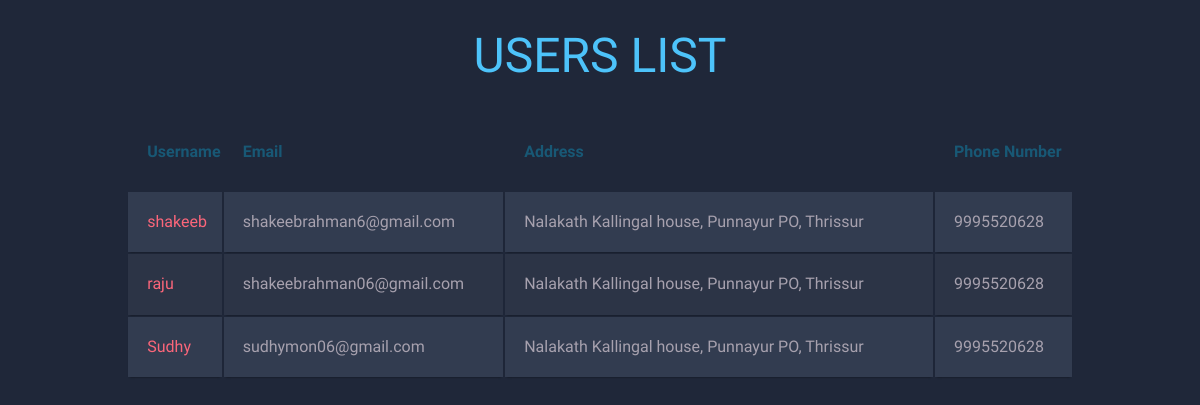
/u_list/, run on the app's committed database.
### main/models.py (models this page shows)
class reg(models.Model):
    username=models.OneToOneField(User,on_delete=models.CASCADE,related_name='profile')
    email=models.CharField(max_length=30)
    psw=models.CharField(max_length=30)
    address=models.CharField(max_length=50)
    phone=models.IntegerField()

### main/views.py (the view)
# urls.py: path('u_list/',views.u_list,name='u_list'),
def u_list(request):
    data=reg.objects.all()
    return render(request,'u_list.html',{'data':data})

### main/templates/u_list.html (shortened to what this page needs)
<!DOCTYPE html>
<html lang="en">
<head>
  <h1>USERS LIST </h1>
<table class="container">
	<thead>
		<tr>
			<th><h1>Username</h1></th>
			<th><h1>Email</h1></th>
			<th><h1>Address</h1></th>
			<th><h1>Phone Number</h1></th>
		</tr>
	</thead>
	<tbody>
    {% for i in data %}
		<tr>
			<td>{{i.username}}</td>
			<td>{{i.email}}</td>
      <td>{{i.address}}</td>
			<td>{{i.phone}}</td>
      </tr>
      {% endfor %}
	</tbody>
</table>
</body>
</html>

### main/templates/u_list.html (style rules this page uses)
h1 { font-size:3em; font-weight: 300; line-height:1em; text-align: center; color: #4DC3FA; }
.container th h1 { font-weight: bold; font-size: 1em; text-align: left; color: #185875; }
.container td { font-weight: normal; font-size: 1em; -webkit-box-shadow: 0 2px 2px -2px #0E1119; -moz-box-shadow: 0 2px 2px -2px #0E1119; box-shadow: 0 2px 2px -2px #0E1119; }
.container { text-align: left; overflow: hidden; width: 80%; margin: 0 auto; display: table; padding: 0 0 8em 0; }
.container td, .container th { padding-bottom: 2%; padding-top: 2%; padding-left:2%; }
.container tr:nth-child(odd) { background-color: #323C50; }
.container tr:nth-child(even) { background-color: #2C3446; }
.container th { background-color: #1F2739; }
.container td:first-child { color: #FB667A; }

### data on the page
reg: username "shakeeb", email "shakeebrahman6@gmail.com", address "Nalakath Kallingal house, Punnayur PO, Thrissur", phone "9995520628"
reg: username "raju", email "shakeebrahman06@gmail.com", address "Nalakath Kallingal house, Punnayur PO, Thrissur", phone "9995520628"
reg: username "Sudhy", email "sudhymon06@gmail.com", address "Nalakath Kallingal house, Punnayur PO, Thrissur", phone "9995520628"
